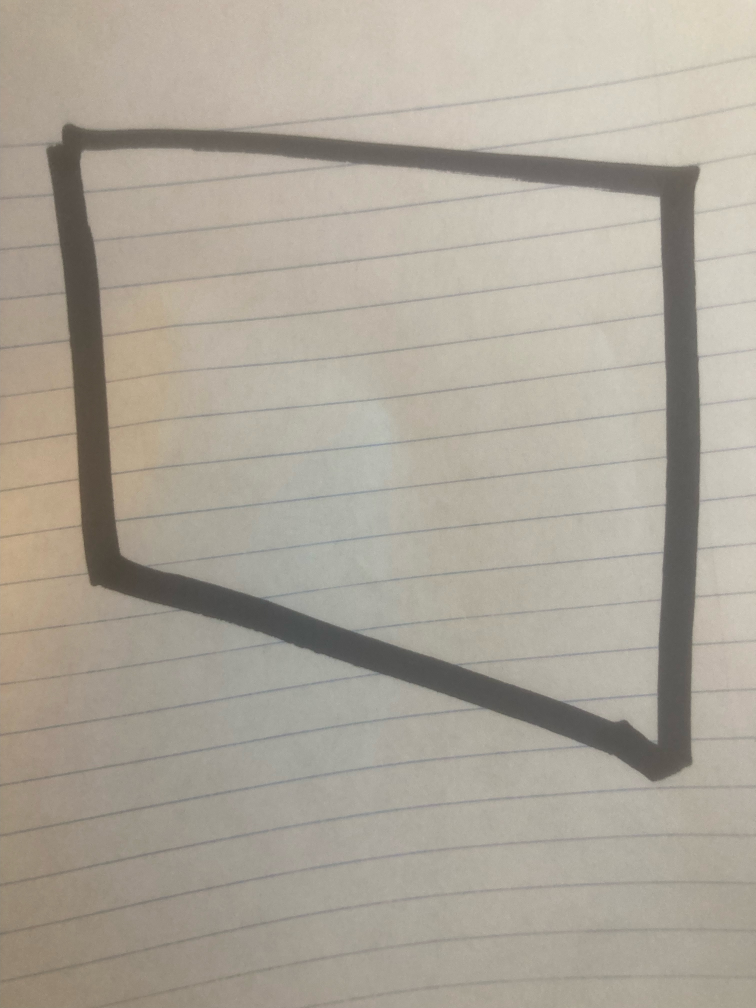
#> input picture code/Drawn.jpeg, 3024 x 4032 px (shown at 1/4 size)
$ python programme.py Drawn.jpeg
#> lines starting #> are read from the running program, lines starting #| are printed output that depends on the picture; after the words box and inside, x2 and y2 are one past the last pixel; in counts of white or black regions, pixels touching at a corner belong together
import cv2
import matplotlib.pyplot as plt
import numpy as np
import sys
from src import motor as motor_module
from src import led as led_module
import time
import math

def process(img):
    """
    Turns image into contours
    """

    gray = cv2.cvtColor(img,cv2.COLOR_BGR2GRAY)
    blur = cv2.GaussianBlur(gray, (7,7), 0)
    edges = cv2.Canny(blur, 30, 100)
    contours, _ = cv2.findContours(edges, cv2.RETR_TREE, cv2.CHAIN_APPROX_SIMPLE)
    min_contour_area = 10
    filtered_contours = [cnt for cnt in contours if cv2.contourArea(cnt) > min_contour_area]
    contour_image = cv2.drawContours(np.ones_like(edges), filtered_contours, -1, (0, 255, 0), -1)

    return filtered_contours, contour_image

def euclidean_distance(point1, point2):
    return np.linalg.norm(point1 - point2)

def makepath(contours):
    path = []
    for contour in contours:
        for point in contour:
            path.append(point[0])
    path = np.array(path)
    return path

def path_splicing(path):
    if len(path) <= 2000:
        return path

    # pathalgo = path
    while (len(path)) > 2000:
        path = path[::2]

    start_point = np.array([0, 0])
    remaining_points = set(map(tuple, path))

    pathalgo = [start_point]

    while remaining_points:
        nearest_point = min(remaining_points, key=lambda x: euclidean_distance(np.array(pathalgo[-1]), np.array(x)))
        pathalgo.append(np.array(nearest_point))
        remaining_points.remove(nearest_point)

    return pathalgo

def get_coords(path):
    x = []
    y = []

    for i in range(len(path)):
        x.append(path[i][0])
        y.append(path[i][1])
    return np.array([x, y])

def calculate_angle(vector1, vector2):
    """
    Calculates angle (in degrees) between two vectors.

    Parameters:
        vector1 (tuple): Components of the first vector (dx1, dy1).
        vector2 (tuple): Components of the second vector (dx2, dy2).

    Returns:
        float: angle btw the two vectors in degrees.
    """
    v1_u = vector1 / np.linalg.norm(vector1)
    v2_u = vector2 / np.linalg.norm(vector2)

    angle_rad = np.arccos(np.clip(np.dot(v1_u, v2_u), -1.0, 1.0))
    angle_deg = np.degrees(angle_rad)
    cross_product = np.cross(vector1, vector2)
    if cross_product < 0:
        angle_deg *= -1  # Negative angle for clockwise rotation

    return angle_deg

def make_equally_spaced(contour, spacing=1):
    new_path = [contour[0]]  # Start with the first point

    x, y = np.array(contour).T

    # print(contour, x, y)

    distances = [np.sqrt((x[i+1] - x[i])**2 + (y[i+1] - y[i])**2) for i in range(len(x) - 1)]

    for i in range(1, len(contour) - 1):
        if (2 * spacing <= distances[i] <= 30 *  spacing):
            x_values = np.linspace(contour[i][0], contour[i+1][0], int(distances[i] / spacing))[:-1]
            y_values = np.linspace(contour[i][1], contour[i+1][1], int(distances[i] / spacing))[:-1]
            new_points = np.column_stack((x_values[1:], y_values[1:]))
            new_path.extend(new_points)
        elif distances[i] < spacing / 2:
            continue
        else:
            new_path.append(contour[i])

    new_path.append(contour[-1])

    return np.array(new_path)


def drive(use_equal, angles, scale):
    x, y = use_equal
    distances = [np.sqrt((x[i+1] - x[i])**2 + (y[i+1] - y[i])**2) for i in range(len(x) - 1)]

    motor1 = motor_module.Motor({
    "pins": {
        "speed": 13,
        "control1": 5,
        "control2": 6
        }
    })

    motor2 = motor_module.Motor({
        "pins": {
            "speed": 12,
            "control1": 7,
            "control2": 8
        }
    })
    led1 = led_module.LED({
        "pin": 20
    })

    led2 = led_module.LED({
        "pin": 21
    })

    def stop():
        motor1.forward(0)
        motor2.backward(0)
        led1.on()
        time.sleep(0.5)
        motor1.forward(0)
        motor2.backward(0)
        led1.off()
        led2.on()
        time.sleep(0.5)
        led2.off()

    def zoom(t):
        motor1.forward(0.925)
        motor2.forward(1)
        time.sleep(t)

    def rturn(t):
        motor1.forward(0.925)
        motor2.backward(1)
        time.sleep(t)

    def lturn(t):
        motor2.forward(1)
        motor1.backward(0.925)
        time.sleep(t)

    def pause():
        motor1.forward(0)
        motor2.forward(0)
        time.sleep(0.2)

    stop()
    stop()
    stop()

    led1.on()
    time.sleep(0.2)
    led1.off()
    led2.on()

    for i in range(0, len(angles) - 1):
        t = distances[i] / scale
        angle = angles[1]
        tangle = abs(angles[i]) * 0.325 / 90
        zoom(t)
        if (abs(angle) > 4):
            if (angle > 0):
                lturn(tangle)
            else:
                rturn(tangle)
            pause()

    led2.off()
    motor1.stop()
    motor2.stop()


if __name__ == '__main__':
    img = cv2.imread(sys.argv[1])
#> img is the input picture: shape (4032, 3024, 3); mean B, G, R 153.2, 165.4, 172.4
    contours, filtered = process(img)
#> in process, `gray = cv2.cvtColor(img,cv2.COLOR_BGR2GRAY)`:
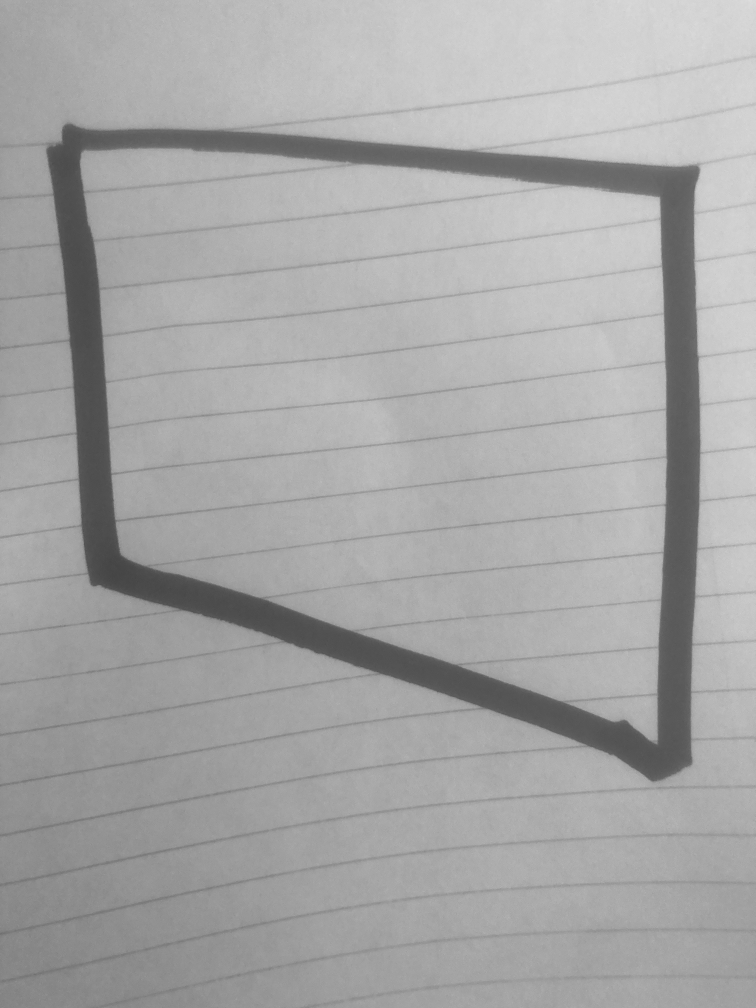
#> gray: shape (4032, 3024) (shown at 1/4 size); min 58, max 228, mean 166.1
#> in process, `edges = cv2.Canny(blur, 30, 100)`:
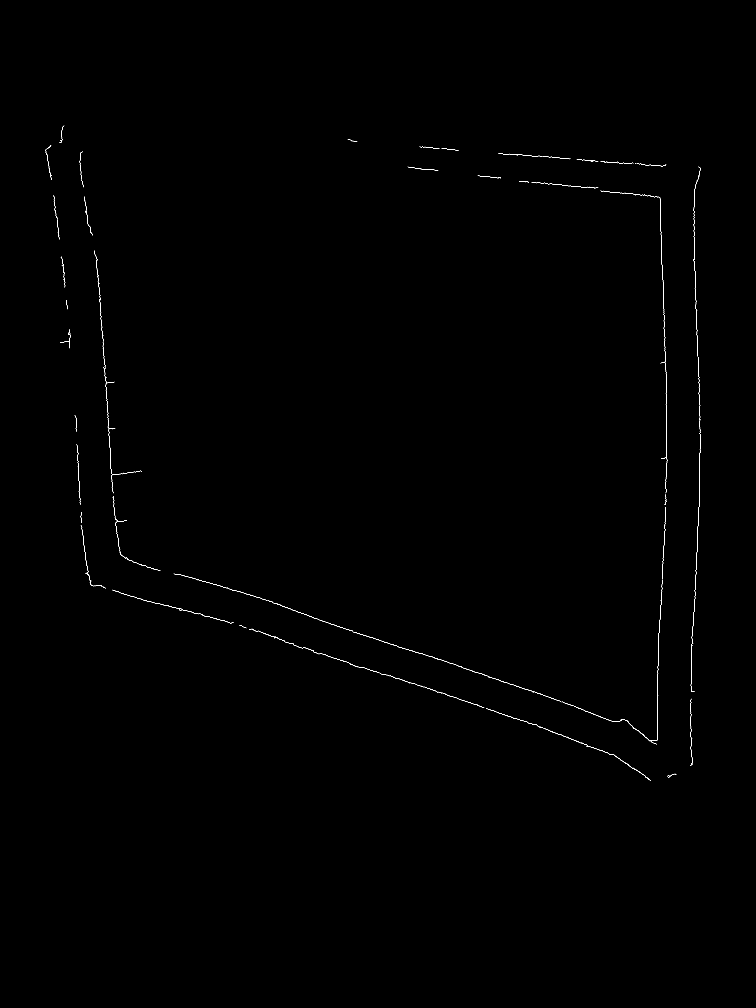
#> edges: shape (4032, 3024) (shown at 1/4 size); 0.12% white in thin lines or dots, all inside (x1, y1, x2, y2) = (182, 503, 2804, 3122)
#> in process, `contours, _ = cv2.findContours(edges, cv2.RETR_TREE, cv2.CHAIN_APPROX_..`: contours = 125 contours, 110 with area under 20; largest, box (x1, y1, x2, y2) and area: (2346, 2985, 2604, 3122) 104, (2483, 2878, 2598, 2965) 68, (1559, 2702, 1937, 2830) 64, (1410, 2526, 1816, 2657) 59, (2176, 2913, 2352, 2984) 38
#> in process, `filtered_contours = [cnt for cnt in contours if cv2.contourArea(cnt) >..`: filtered_contours = 27 contours, 12 with area under 20; largest, box (x1, y1, x2, y2) and area: (2346, 2985, 2604, 3122) 104, (2483, 2878, 2598, 2965) 68, (1559, 2702, 1937, 2830) 64, (1410, 2526, 1816, 2657) 59, (2176, 2913, 2352, 2984) 38
#> in process, `contour_image = cv2.drawContours(np.ones_like(edges), filtered_contour..`:
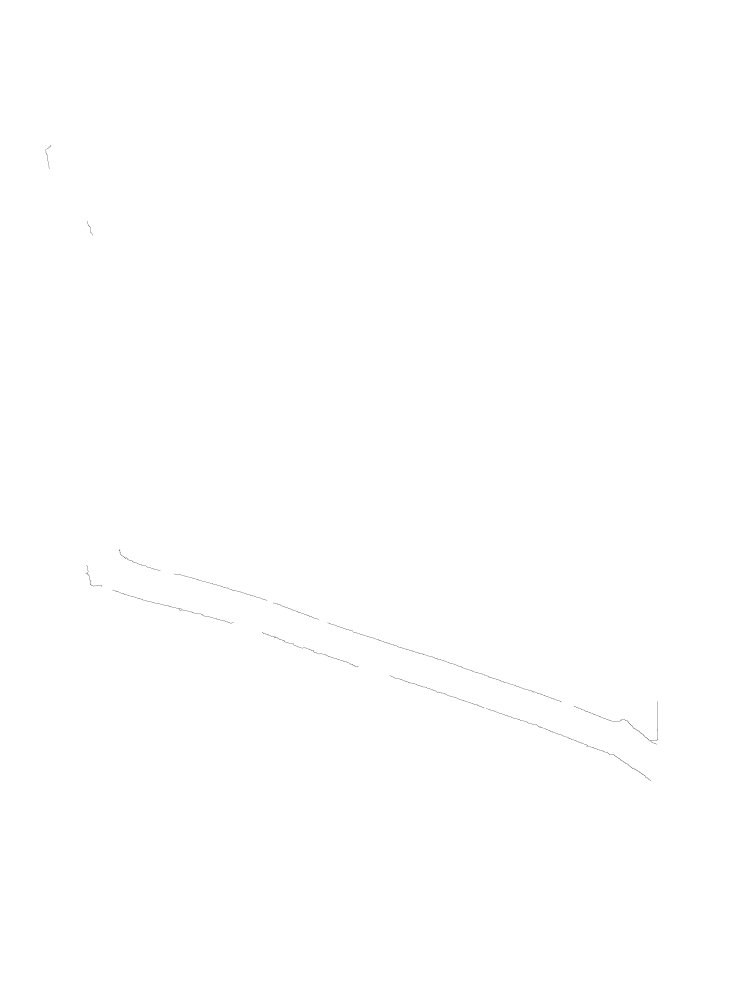
#> contour_image: shape (4032, 3024) (shown at 1/4 size); values 0 (black) and 1 (white), 100% white; black in thin lines or dots, all inside (x1, y1, x2, y2) = (182, 581, 2632, 3122)
#> contours has the same summary as filtered_contours in process
    path = path_splicing(makepath(contours))
#> the loop in makepath, `for contour in contours:` made 27 passes
#> after the loop in makepath, `for contour in contours:`: path = 5127 pairs, first value 182 to 2631, second value 581 to 3121
#> the loop in path_splicing, `while (len(path)) > 2000:` made 2 passes
#> after the loop in path_splicing, `while (len(path)) > 2000:`: path = 1282 pairs, first value 182 to 2631, second value 582 to 3120
#> in path_splicing, `remaining_points = set(map(tuple, path))`: remaining_points = 1190 items
#> the loop in path_splicing, `while remaining_points:` made 1190 passes
#> nearest_point on passes 1 to 3: (202, 582), (202, 583), (198, 587)
#> after the loop in path_splicing, `while remaining_points:`: pathalgo = 1191 pairs, first value 0 to 2631, second value 0 to 3120; remaining_points = 0 items
#> path has the same summary as pathalgo in path_splicing
    contours = makepath(contours)
#> the loop in makepath (call 2), `for contour in contours:` made 27 passes
#> contours = 5127 pairs, first value 182 to 2631, second value 581 to 3121
    equal_path = make_equally_spaced(path, spacing=25)
#> in make_equally_spaced, `new_path = [contour[0]]`: new_path = [[0, 0]]
#> in make_equally_spaced, `x, y = np.array(contour).T`: x = 1191 values, max 2631 at index 594, min 0 at index 0, mean 1540.7; y = 1191 values, max 3120 at index 636, min 0 at index 0, mean 2583.1
#> in make_equally_spaced, `distances = [np.sqrt((x[i+1] - x[i])**2 + (y[i+1] - y[i])**2) for i in..`: distances = 1190 values, max 1262.8 at index 42, min 1 at index 1, mean 6.68
#> the loop in make_equally_spaced, `for i in range(1, len(contour) - 1):` made 1189 passes
#> (x_values, y_values, new_points) on passes 618, 922: ([2614, 2597.2, 2580.5, 2563.8], [2961, 2990.8, 3020.5, 3050.2], [[2597.2, 2990.8], [2580.5, 3020.5], [2563.8, 3050.2]]), ([1562, 1529.2, 1496.5, 1463.8], [2703, 2694, 2685, 2676], [[1529.2, 2694], [1496.5, 2685], [1463.8, 2676]])
#> (x_values, y_values) on passes 83, 488, 616, 637, 1036, 1037: ([637], [2281]), ([2243], [2805]), ([2630, 2627, 2624, 2621, 2618], [2806, 2836.8, 2867.6, 2898.4, 2929.2]), ([2601], [3120]), ([1049], [2529]), ([1101, 1072.8, 1044.7, 1016.5, 988.3, 960.2], [2547, 2537.5, 2528, 2518.5, 2509, 2499.5])
#> after the loop in make_equally_spaced, `for i in range(1, len(contour) - 1):`: new_path = 43 pairs, first value 0 to 2631, second value 0 to 3050.2
#> equal_path = 44 pairs, first value 0 to 2631, second value 0 to 3050.2
    use_equal = get_coords(equal_path)
#> the loop in get_coords, `for i in range(len(path)):` made 44 passes
#> after the loop in get_coords, `for i in range(len(path)):`: x = 44 values, max 2631 at index 20, min 0 at index 0, mean 1481; y = 44 values, max 3050.2 at index 30, min 0 at index 0, mean 2238.4

    plt.figure(dpi=200)
    plt.plot(use_equal[0], use_equal[1], '-')
    plt.plot(use_equal[0], use_equal[1], 'ro', markersize=2)
    ax = plt.gca()
    ax.set_aspect('equal', adjustable='box')
    plt.savefig('contour.png')
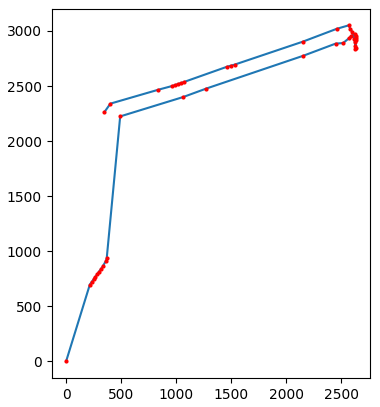
#> figure drawn by matplotlib, 1 panel
    plt.show()

    plt.figure(dpi=70)

    plt.imshow(filtered)
    plt.savefig('filtered.png')
    plt.show()

    x, y = use_equal

    distances = [np.sqrt((x[i+1] - x[i])**2 + (y[i+1] - y[i])**2) for i in range(len(x) - 1)]
#> distances = 43 values, max 1291.8 at index 10, min 9.41 at index 23, mean 170.2

    initial_angle = np.degrees(np.arctan(y[0] / x[0]))
#> initial_angle = nan
    initial_vector = np.array([x[0],y[0]])
#> initial_vector = [0, 0]

    vectors = [initial_vector]
#> vectors = [[0, 0]]
    angles = [initial_angle]
#> angles = [nan]
    for i in range(1, len(x) - 1):
        vector1 = vectors[i - 1]
        vector2 = np.array([x[i+1] - x[i], y[i+1] - y[i]])
        angles.append(calculate_angle(vector1, vector2))
        vectors.append(vector2)
#> this loop made 42 passes
#> (vector1, vector2, v1_u in calculate_angle, v2_u in calculate_angle, angle_rad in calculate_angle, angle_deg in calculate_angle, cross_product in calculate_angle) on passes 1, 8, 9, 10, 11, 12, 13, 14: ([0, 0], [16.67, 23.44], [nan, nan], [0.579, 0.815], nan, nan, 0), ([16.67, 23.44], [30.67, 53.44], [0.579, 0.815], [0.498, 0.867], 0.0971, 5.56, 171.8), ([30.67, 53.44], [6, 23], [0.498, 0.867], [0.252, 0.968], 0.266, 15.23, 384.7), ([6, 23], [122, 1286], [0.252, 0.968], [0.0944, 0.996], 0.161, 9.2, 4910), ([122, 1286], [572, 176], [0.0944, 0.996], [0.956, 0.294], 1.18, -67.48, -714120), ([572, 176], [210, 77], [0.956, 0.294], [0.939, 0.344], 0.0529, 3.03, 7084), ([210, 77], [881, 298], [0.939, 0.344], [0.947, 0.32], 0.0253, -1.45, -5257), ([881, 298], [293, 110], [0.947, 0.32], [0.936, 0.351], 0.033, 1.89, 9596)
#> (vector2, v2_u in calculate_angle, angle_rad in calculate_angle, angle_deg in calculate_angle, cross_product in calculate_angle) on passes 2 to 7: ([16.67, 23.44], [0.579, 0.815], 1.49e-08, 8.54e-07, 6.82e-13), ([16.67, 23.44], [0.579, 0.815], 1.49e-08, -8.54e-07, -6.82e-13), ([16.67, 23.44], [0.579, 0.815], 0, 0, -1.88e-12), ([16.67, 23.44], [0.579, 0.815], 1.49e-08, 8.54e-07, 3.24e-12), ([16.67, 23.44], [0.579, 0.815], 0, 0, -1.31e-12), ([16.67, 23.44], [0.579, 0.815], 0, 0, 0)
#> after the loop, angles = 43 items, first 6: nan, nan, 8.54e-07, -8.54e-07, 0, 8.54e-07; vectors = 43 pairs, first value -620.8 to 881, second value -209 to 1286

    drive(use_equal, angles, 200)
#> (the call stopped at in drive, `motor1 = motor_module.Motor({ "pins": { "speed": 13, "control1": 5, "c..`: src is not available in this run)
